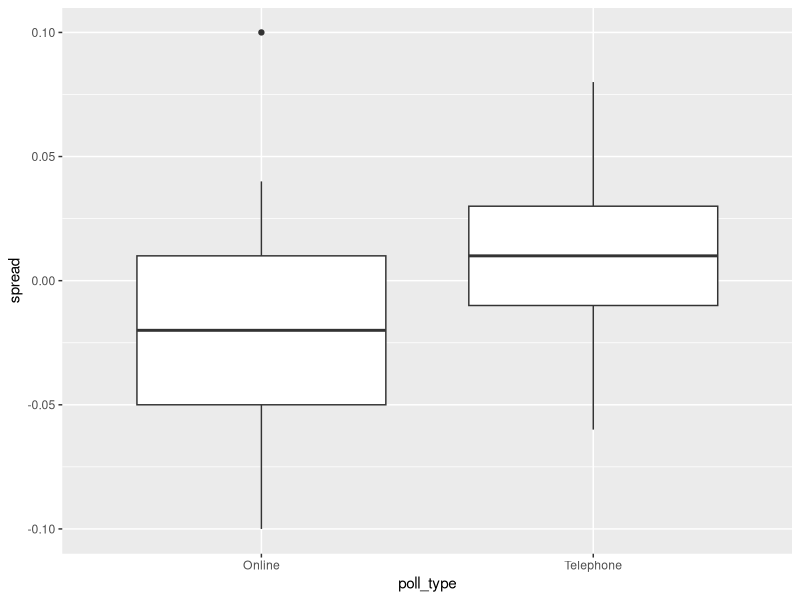
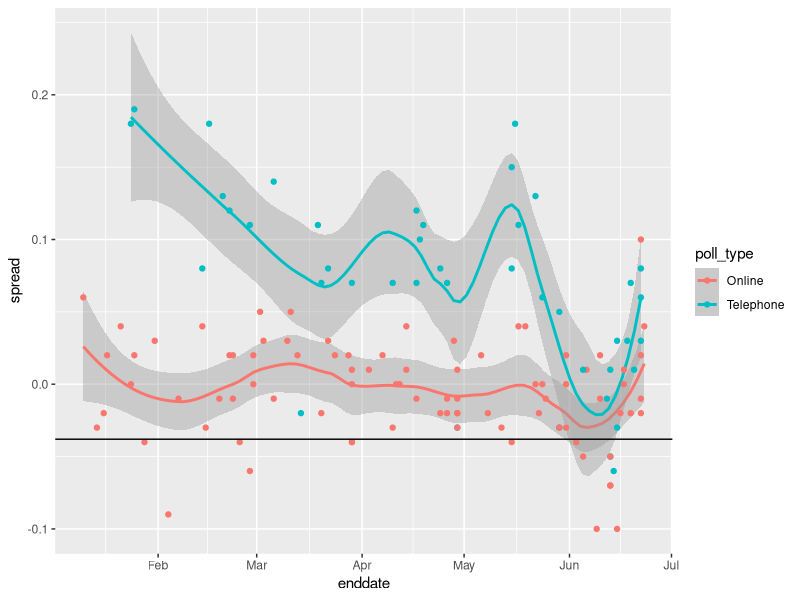
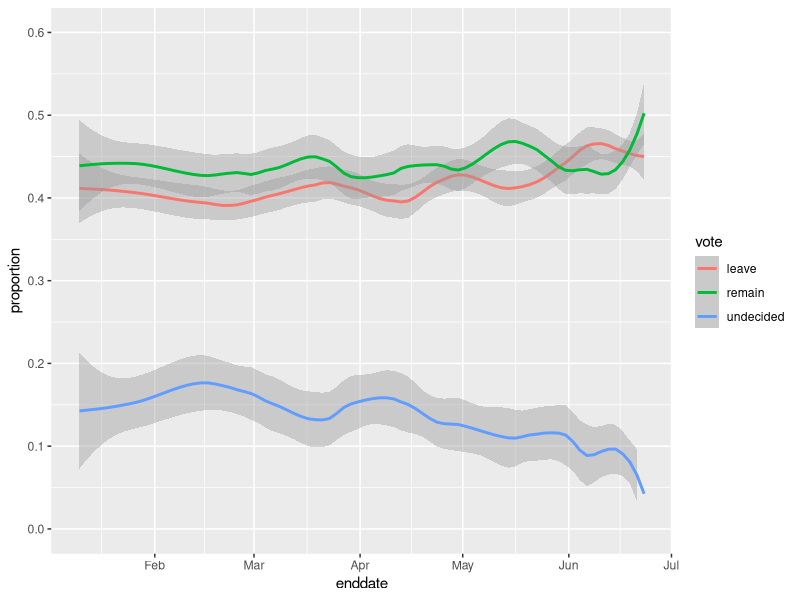

The R source for these figures, in order:
# suggested libraries and options
library(tidyverse)
options(digits = 3)

# load brexit_polls object
library(dslabs)
data(brexit_polls)

p <- 0.481    # official proportion voting "Remain"
d <- 2*p-1    # official spread

#Question 1: Expected value and standard error of a poll
#Consider a poll with a sample of 1500 voters.

N <- 1500

#What is the expected total number of voters in the sample choosing "Remain"?
N*p

#What is the standard error of the total number of voters in the sample choosing "Remain"?
se_sum <- sqrt(N*p*(1-p))
se_sum

#What is the expected value of X_hat, the proportion of "Remain" voters?
X_hat <- p
X_hat

#What is the standard error of X_hat, the proportion of "Remain" voters?
se <- sqrt(p*(1-p)/N)
se 

#What is the expected value of d, the spread between the proportion of "Remain" voters and "Leave" voters?
d

#What is the standard error of , the spread between the proportion of "Remain" voters and "Leave" voters?
se_spread <- 2*se
se_spread

#Question 2: Actual Brexit poll estimates
#Calculate x_hat for each poll, the estimate of the proportion of voters choosing "Remain" on the 
#referendum day (p), given the observed spread and the relationship d = 2*p-1. 
#Use mutate() to add a variable x_hat to the brexit_polls object by filling in the skeleton code below

brexit_polls <- brexit_polls %>%
  mutate(x_hat = (spread+1)/2)

#What is the average of the observed spreads (spread)?
brexit_polls %>% summarise(avg = mean(spread))

#What is the standard deviation of the observed spreads?
brexit_polls %>% summarise(sd = sd(spread))  

#What is the average of x_hat, the estimates of the parameter p?  
brexit_polls %>% summarise(avg = mean(x_hat))

#What is the standard deviation of x_hat?  
brexit_polls %>% summarise(sd = sd(x_hat))

#Question 3: Confidence interval of a Brexit poll
#Consider the first poll in brexit_polls, a YouGov poll run on the same day as the Brexit referendum:
brexit_polls <- brexit_polls %>%
  mutate(se = sqrt(x_hat*(1-x_hat)/samplesize))
brexit_polls[1,]

#What is the lower bound of the 95% confidence interval?
brexit_polls$x_hat[1]-qnorm(0.975)*brexit_polls$se[1]

#What is the upper bound of the 95% confidence interval?
brexit_polls$x_hat[1]+qnorm(0.975)*brexit_polls$se[1]

#Question 4: Confidence intervals for polls in June
june_polls <- brexit_polls %>%
  filter(enddate >="2016-06-01") %>%
  mutate(se_spread = 2*se, 
         lower = spread - qnorm(0.975)*se_spread,
         upper = spread + qnorm(0.975)*se_spread,
         hit = d >= lower & d <=upper)

#How many polls are in june_polls?
nrow(june_polls)

#What proportion of polls have a confidence interval that covers the value 0?  
june_polls %>%
  mutate(no_winner = 0 >= lower & 0 <=upper) %>%
  summarise(porportion_no_winner = mean(no_winner))

#What proportion of polls predict "Remain" (confidence interval entirely above 0)?
june_polls %>%
  mutate(predict_remain = lower>=0 & upper >=0) %>%
  summarise(porportion_remain = mean(predict_remain))

#What proportion of polls have a confidence interval covering the true value of d?  
june_polls %>%
  summarise(proportion_hit = mean(hit))
  
#Question 5: Hit rate by pollster
june_polls %>% group_by(pollster) %>%
  summarise(hit_rate = mean(hit), N_polls = n()) %>%
  arrange(desc(hit_rate))

#Question 6: Boxplot of Brexit polls by poll type 
june_polls %>%
  ggplot(aes(poll_type,spread))+
  geom_boxplot()

#Question 7: Combined spread across poll type
combined_by_type <- june_polls %>%
  group_by(poll_type) %>%
  summarize(N = sum(samplesize),
            spread = sum(spread*samplesize)/N,
            p_hat = (spread + 1)/2,
            se = 2*sqrt(p_hat*(1-p_hat)/N),
            lower=spread - qnorm(0.975)*se,
            upper=spread + qnorm(0.975)*se,
            length = upper - lower)

#What is the lower bound of the 95% confidence interval for online voters?
combined_by_type[combined_by_type$poll_type=="Online",]$spread - qnorm(0.975)*combined_by_type[combined_by_type$poll_type=="Online",]$se

#What is the upper bound of the 95% confidence interval for online voters?
combined_by_type[combined_by_type$poll_type=="Online",]$spread + qnorm(0.975)*combined_by_type[combined_by_type$poll_type=="Online",]$se

#Question 9: Chi-squared p-value
data(brexit_polls)
brexit_hit <- brexit_polls %>%
  mutate(p_hat = (spread + 1)/2,
         se_spread = 2*sqrt(p_hat*(1-p_hat)/samplesize),
         spread_lower = spread - qnorm(.975)*se_spread,
         spread_upper = spread + qnorm(.975)*se_spread,
         hit = spread_lower < d & spread_upper > d)

brexit_hit_poll <- brexit_hit %>%
  select(poll_type, hit)

#Use brexit_hit to make a two-by-two table of poll type and hit status. 
#Then use the chisq.test() function to perform a chi-squared test to determine whether the 
#difference in hit rate is significant.
two_by_two_brexit <- brexit_hit_poll %>%
  group_by(poll_type) %>%
  summarise(hit = sum(hit),
            no_hit = n()-hit,
            hit_rate = hit/(hit+no_hit))
two_by_two_brexit_2 <- tibble(hit_status = c("no_hit","hit"),
         Online = c(two_by_two_brexit[two_by_two_brexit$poll_type=="Online",]$no_hit,two_by_two_brexit[two_by_two_brexit$poll_type=="Online",]$hit),
      Telephone = c(two_by_two_brexit[two_by_two_brexit$poll_type=="Telephone",]$no_hit,two_by_two_brexit[two_by_two_brexit$poll_type=="Telephone",]$hit))

#What is the p-value of the chi-squared test comparing the hit rate of online and telephone polls?
two_by_two_brexit_2 %>%
  select(-hit_status) %>%
  chisq.test() %>% .$p.value

#Use the two-by-two table constructed in the previous exercise to calculate the odds ratio between 
#the hit rate of online and telephone polls to determine the magnitude of the difference in performance 
#between the poll types.
two_by_two_brexit <- two_by_two_brexit %>%
  mutate(odds_ratio = (hit/(hit+no_hit))/(no_hit/(hit+no_hit)))

#Calculate the odds that an online poll generates a confidence interval that covers the actual 
#value of the spread
two_by_two_brexit[two_by_two_brexit$poll_type=="Online",]$odds_ratio

#Calculate the odds that a telephone poll generates a confidence interval that covers 
#the actual value of the spread
two_by_two_brexit[two_by_two_brexit$poll_type=="Telephone",]$odds_ratio

#Calculate the odds ratio to determine how many times larger the odds are for online 
#polls to hit versus telephone polls

two_by_two_brexit[two_by_two_brexit$poll_type=="Online",]$odds_ratio/
  two_by_two_brexit[two_by_two_brexit$poll_type=="Telephone",]$odds_ratio

#Question 11: Plotting spread over time
#Use brexit_polls to make a plot of the spread (spread) over time (enddate) colored by poll type (poll_type). 
#Use geom_smooth() with method = "loess" to plot smooth curves with a span of 0.4. 
#Include the individual data points colored by poll type. Add a horizontal line indicating the final value of d

brexit_polls %>% 
  ggplot(aes(enddate,spread,col=poll_type))+
  geom_smooth(method = "loess",span=0.4)+
  geom_point()+
  geom_hline(yintercept = d)

#Question 12: Plotting raw percentages over time

brexit_long <- brexit_polls %>%
  gather(vote, proportion, "remain":"undecided") %>%
  mutate(vote = factor(vote))

#Make a graph of proportion over time colored by vote. Add a smooth trendline with geom_smooth() 
#and method = "loess" with a span of 0.3.

brexit_long %>%
  ggplot(aes(enddate,proportion,col=vote)) +
  geom_smooth(method = "loess",span=0.3)+
  scale_y_continuous(limits = c(0,0.6),breaks = seq(from = 0, to = 0.6, by = 0.1))
  
